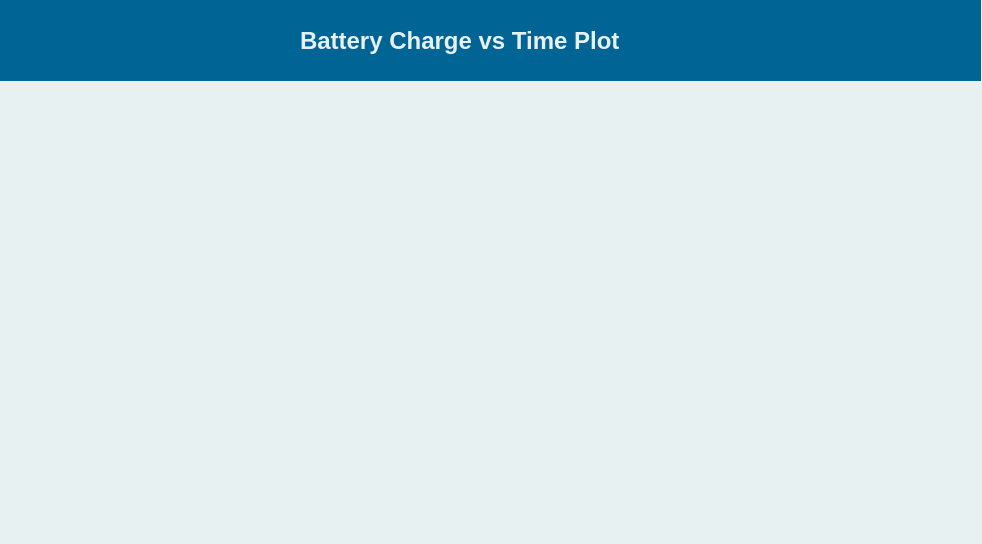
<?xml version="1.0" encoding="UTF-8"?>
<ui version="4.0">
 <class>Form</class>
 <widget class="QWidget" name="Form">
  <property name="geometry">
   <rect>
    <x>0</x>
    <y>0</y>
    <width>982</width>
    <height>544</height>
   </rect>
  </property>
  <property name="windowTitle">
   <string>Form</string>
  </property>
  <widget class="QLabel" name="label_2">
   <property name="geometry">
    <rect>
     <x>-20</x>
     <y>0</y>
     <width>1001</width>
     <height>81</height>
    </rect>
   </property>
   <property name="palette">
    <palette>
     <active>
      <colorrole role="WindowText">
       <brush brushstyle="SolidPattern">
        <color alpha="255">
         <red>0</red>
         <green>0</green>
         <blue>0</blue>
        </color>
       </brush>
      </colorrole>
      <colorrole role="Button">
       <brush brushstyle="SolidPattern">
        <color alpha="255">
         <red>0</red>
         <green>100</green>
         <blue>148</blue>
        </color>
       </brush>
      </colorrole>
      <colorrole role="Light">
       <brush brushstyle="SolidPattern">
        <color alpha="255">
         <red>0</red>
         <green>150</green>
         <blue>222</blue>
        </color>
       </brush>
      </colorrole>
      <colorrole role="Midlight">
       <brush brushstyle="SolidPattern">
        <color alpha="255">
         <red>0</red>
         <green>125</green>
         <blue>185</blue>
        </color>
       </brush>
      </colorrole>
      <colorrole role="Dark">
       <brush brushstyle="SolidPattern">
        <color alpha="255">
         <red>0</red>
         <green>50</green>
         <blue>74</blue>
        </color>
       </brush>
      </colorrole>
      <colorrole role="Mid">
       <brush brushstyle="SolidPattern">
        <color alpha="255">
         <red>0</red>
         <green>66</green>
         <blue>99</blue>
        </color>
       </brush>
      </colorrole>
      <colorrole role="Text">
       <brush brushstyle="SolidPattern">
        <color alpha="255">
         <red>0</red>
         <green>0</green>
         <blue>0</blue>
        </color>
       </brush>
      </colorrole>
      <colorrole role="BrightText">
       <brush brushstyle="SolidPattern">
        <color alpha="255">
         <red>255</red>
         <green>255</green>
         <blue>255</blue>
        </color>
       </brush>
      </colorrole>
      <colorrole role="ButtonText">
       <brush brushstyle="SolidPattern">
        <color alpha="255">
         <red>0</red>
         <green>0</green>
         <blue>0</blue>
        </color>
       </brush>
      </colorrole>
      <colorrole role="Base">
       <brush brushstyle="SolidPattern">
        <color alpha="255">
         <red>255</red>
         <green>255</green>
         <blue>255</blue>
        </color>
       </brush>
      </colorrole>
      <colorrole role="Window">
       <brush brushstyle="SolidPattern">
        <color alpha="255">
         <red>0</red>
         <green>100</green>
         <blue>148</blue>
        </color>
       </brush>
      </colorrole>
      <colorrole role="Shadow">
       <brush brushstyle="SolidPattern">
        <color alpha="255">
         <red>0</red>
         <green>0</green>
         <blue>0</blue>
        </color>
       </brush>
      </colorrole>
      <colorrole role="AlternateBase">
       <brush brushstyle="SolidPattern">
        <color alpha="255">
         <red>127</red>
         <green>177</green>
         <blue>201</blue>
        </color>
       </brush>
      </colorrole>
      <colorrole role="ToolTipBase">
       <brush brushstyle="SolidPattern">
        <color alpha="255">
         <red>255</red>
         <green>255</green>
         <blue>220</blue>
        </color>
       </brush>
      </colorrole>
      <colorrole role="ToolTipText">
       <brush brushstyle="SolidPattern">
        <color alpha="255">
         <red>0</red>
         <green>0</green>
         <blue>0</blue>
        </color>
       </brush>
      </colorrole>
     </active>
     <inactive>
      <colorrole role="WindowText">
       <brush brushstyle="SolidPattern">
        <color alpha="255">
         <red>0</red>
         <green>0</green>
         <blue>0</blue>
        </color>
       </brush>
      </colorrole>
      <colorrole role="Button">
       <brush brushstyle="SolidPattern">
        <color alpha="255">
         <red>0</red>
         <green>100</green>
         <blue>148</blue>
        </color>
       </brush>
      </colorrole>
      <colorrole role="Light">
       <brush brushstyle="SolidPattern">
        <color alpha="255">
         <red>0</red>
         <green>150</green>
         <blue>222</blue>
        </color>
       </brush>
      </colorrole>
      <colorrole role="Midlight">
       <brush brushstyle="SolidPattern">
        <color alpha="255">
         <red>0</red>
         <green>125</green>
         <blue>185</blue>
        </color>
       </brush>
      </colorrole>
      <colorrole role="Dark">
       <brush brushstyle="SolidPattern">
        <color alpha="255">
         <red>0</red>
         <green>50</green>
         <blue>74</blue>
        </color>
       </brush>
      </colorrole>
      <colorrole role="Mid">
       <brush brushstyle="SolidPattern">
        <color alpha="255">
         <red>0</red>
         <green>66</green>
         <blue>99</blue>
        </color>
       </brush>
      </colorrole>
      <colorrole role="Text">
       <brush brushstyle="SolidPattern">
        <color alpha="255">
         <red>0</red>
         <green>0</green>
         <blue>0</blue>
        </color>
       </brush>
      </colorrole>
      <colorrole role="BrightText">
       <brush brushstyle="SolidPattern">
        <color alpha="255">
         <red>255</red>
         <green>255</green>
         <blue>255</blue>
        </color>
       </brush>
      </colorrole>
      <colorrole role="ButtonText">
       <brush brushstyle="SolidPattern">
        <color alpha="255">
         <red>0</red>
         <green>0</green>
         <blue>0</blue>
        </color>
       </brush>
      </colorrole>
      <colorrole role="Base">
       <brush brushstyle="SolidPattern">
        <color alpha="255">
         <red>255</red>
         <green>255</green>
         <blue>255</blue>
        </color>
       </brush>
      </colorrole>
      <colorrole role="Window">
       <brush brushstyle="SolidPattern">
        <color alpha="255">
         <red>0</red>
         <green>100</green>
         <blue>148</blue>
        </color>
       </brush>
      </colorrole>
      <colorrole role="Shadow">
       <brush brushstyle="SolidPattern">
        <color alpha="255">
         <red>0</red>
         <green>0</green>
         <blue>0</blue>
        </color>
       </brush>
      </colorrole>
      <colorrole role="AlternateBase">
       <brush brushstyle="SolidPattern">
        <color alpha="255">
         <red>127</red>
         <green>177</green>
         <blue>201</blue>
        </color>
       </brush>
      </colorrole>
      <colorrole role="ToolTipBase">
       <brush brushstyle="SolidPattern">
        <color alpha="255">
         <red>255</red>
         <green>255</green>
         <blue>220</blue>
        </color>
       </brush>
      </colorrole>
      <colorrole role="ToolTipText">
       <brush brushstyle="SolidPattern">
        <color alpha="255">
         <red>0</red>
         <green>0</green>
         <blue>0</blue>
        </color>
       </brush>
      </colorrole>
     </inactive>
     <disabled>
      <colorrole role="WindowText">
       <brush brushstyle="SolidPattern">
        <color alpha="255">
         <red>0</red>
         <green>50</green>
         <blue>74</blue>
        </color>
       </brush>
      </colorrole>
      <colorrole role="Button">
       <brush brushstyle="SolidPattern">
        <color alpha="255">
         <red>0</red>
         <green>100</green>
         <blue>148</blue>
        </color>
       </brush>
      </colorrole>
      <colorrole role="Light">
       <brush brushstyle="SolidPattern">
        <color alpha="255">
         <red>0</red>
         <green>150</green>
         <blue>222</blue>
        </color>
       </brush>
      </colorrole>
      <colorrole role="Midlight">
       <brush brushstyle="SolidPattern">
        <color alpha="255">
         <red>0</red>
         <green>125</green>
         <blue>185</blue>
        </color>
       </brush>
      </colorrole>
      <colorrole role="Dark">
       <brush brushstyle="SolidPattern">
        <color alpha="255">
         <red>0</red>
         <green>50</green>
         <blue>74</blue>
        </color>
       </brush>
      </colorrole>
      <colorrole role="Mid">
       <brush brushstyle="SolidPattern">
        <color alpha="255">
         <red>0</red>
         <green>66</green>
         <blue>99</blue>
        </color>
       </brush>
      </colorrole>
      <colorrole role="Text">
       <brush brushstyle="SolidPattern">
        <color alpha="255">
         <red>0</red>
         <green>50</green>
         <blue>74</blue>
        </color>
       </brush>
      </colorrole>
      <colorrole role="BrightText">
       <brush brushstyle="SolidPattern">
        <color alpha="255">
         <red>255</red>
         <green>255</green>
         <blue>255</blue>
        </color>
       </brush>
      </colorrole>
      <colorrole role="ButtonText">
       <brush brushstyle="SolidPattern">
        <color alpha="255">
         <red>0</red>
         <green>50</green>
         <blue>74</blue>
        </color>
       </brush>
      </colorrole>
      <colorrole role="Base">
       <brush brushstyle="SolidPattern">
        <color alpha="255">
         <red>0</red>
         <green>100</green>
         <blue>148</blue>
        </color>
       </brush>
      </colorrole>
      <colorrole role="Window">
       <brush brushstyle="SolidPattern">
        <color alpha="255">
         <red>0</red>
         <green>100</green>
         <blue>148</blue>
        </color>
       </brush>
      </colorrole>
      <colorrole role="Shadow">
       <brush brushstyle="SolidPattern">
        <color alpha="255">
         <red>0</red>
         <green>0</green>
         <blue>0</blue>
        </color>
       </brush>
      </colorrole>
      <colorrole role="AlternateBase">
       <brush brushstyle="SolidPattern">
        <color alpha="255">
         <red>0</red>
         <green>100</green>
         <blue>148</blue>
        </color>
       </brush>
      </colorrole>
      <colorrole role="ToolTipBase">
       <brush brushstyle="SolidPattern">
        <color alpha="255">
         <red>255</red>
         <green>255</green>
         <blue>220</blue>
        </color>
       </brush>
      </colorrole>
      <colorrole role="ToolTipText">
       <brush brushstyle="SolidPattern">
        <color alpha="255">
         <red>0</red>
         <green>0</green>
         <blue>0</blue>
        </color>
       </brush>
      </colorrole>
     </disabled>
    </palette>
   </property>
   <property name="autoFillBackground">
    <bool>true</bool>
   </property>
   <property name="text">
    <string/>
   </property>
  </widget>
  <widget class="QLabel" name="label_4">
   <property name="geometry">
    <rect>
     <x>300</x>
     <y>20</y>
     <width>401</width>
     <height>41</height>
    </rect>
   </property>
   <property name="palette">
    <palette>
     <active>
      <colorrole role="WindowText">
       <brush brushstyle="SolidPattern">
        <color alpha="255">
         <red>232</red>
         <green>241</green>
         <blue>242</blue>
        </color>
       </brush>
      </colorrole>
      <colorrole role="Button">
       <brush brushstyle="SolidPattern">
        <color alpha="255">
         <red>232</red>
         <green>241</green>
         <blue>242</blue>
        </color>
       </brush>
      </colorrole>
      <colorrole role="Light">
       <brush brushstyle="SolidPattern">
        <color alpha="255">
         <red>255</red>
         <green>255</green>
         <blue>255</blue>
        </color>
       </brush>
      </colorrole>
      <colorrole role="Midlight">
       <brush brushstyle="SolidPattern">
        <color alpha="255">
         <red>243</red>
         <green>248</green>
         <blue>248</blue>
        </color>
       </brush>
      </colorrole>
      <colorrole role="Dark">
       <brush brushstyle="SolidPattern">
        <color alpha="255">
         <red>116</red>
         <green>120</green>
         <blue>121</blue>
        </color>
       </brush>
      </colorrole>
      <colorrole role="Mid">
       <brush brushstyle="SolidPattern">
        <color alpha="255">
         <red>155</red>
         <green>161</green>
         <blue>161</blue>
        </color>
       </brush>
      </colorrole>
      <colorrole role="Text">
       <brush brushstyle="SolidPattern">
        <color alpha="255">
         <red>0</red>
         <green>0</green>
         <blue>0</blue>
        </color>
       </brush>
      </colorrole>
      <colorrole role="BrightText">
       <brush brushstyle="SolidPattern">
        <color alpha="255">
         <red>255</red>
         <green>255</green>
         <blue>255</blue>
        </color>
       </brush>
      </colorrole>
      <colorrole role="ButtonText">
       <brush brushstyle="SolidPattern">
        <color alpha="255">
         <red>0</red>
         <green>0</green>
         <blue>0</blue>
        </color>
       </brush>
      </colorrole>
      <colorrole role="Base">
       <brush brushstyle="SolidPattern">
        <color alpha="255">
         <red>255</red>
         <green>255</green>
         <blue>255</blue>
        </color>
       </brush>
      </colorrole>
      <colorrole role="Window">
       <brush brushstyle="SolidPattern">
        <color alpha="255">
         <red>232</red>
         <green>241</green>
         <blue>242</blue>
        </color>
       </brush>
      </colorrole>
      <colorrole role="Shadow">
       <brush brushstyle="SolidPattern">
        <color alpha="255">
         <red>0</red>
         <green>0</green>
         <blue>0</blue>
        </color>
       </brush>
      </colorrole>
      <colorrole role="AlternateBase">
       <brush brushstyle="SolidPattern">
        <color alpha="255">
         <red>243</red>
         <green>248</green>
         <blue>248</blue>
        </color>
       </brush>
      </colorrole>
      <colorrole role="ToolTipBase">
       <brush brushstyle="SolidPattern">
        <color alpha="255">
         <red>255</red>
         <green>255</green>
         <blue>220</blue>
        </color>
       </brush>
      </colorrole>
      <colorrole role="ToolTipText">
       <brush brushstyle="SolidPattern">
        <color alpha="255">
         <red>0</red>
         <green>0</green>
         <blue>0</blue>
        </color>
       </brush>
      </colorrole>
     </active>
     <inactive>
      <colorrole role="WindowText">
       <brush brushstyle="SolidPattern">
        <color alpha="255">
         <red>232</red>
         <green>241</green>
         <blue>242</blue>
        </color>
       </brush>
      </colorrole>
      <colorrole role="Button">
       <brush brushstyle="SolidPattern">
        <color alpha="255">
         <red>232</red>
         <green>241</green>
         <blue>242</blue>
        </color>
       </brush>
      </colorrole>
      <colorrole role="Light">
       <brush brushstyle="SolidPattern">
        <color alpha="255">
         <red>255</red>
         <green>255</green>
         <blue>255</blue>
        </color>
       </brush>
      </colorrole>
      <colorrole role="Midlight">
       <brush brushstyle="SolidPattern">
        <color alpha="255">
         <red>243</red>
         <green>248</green>
         <blue>248</blue>
        </color>
       </brush>
      </colorrole>
      <colorrole role="Dark">
       <brush brushstyle="SolidPattern">
        <color alpha="255">
         <red>116</red>
         <green>120</green>
         <blue>121</blue>
        </color>
       </brush>
      </colorrole>
      <colorrole role="Mid">
       <brush brushstyle="SolidPattern">
        <color alpha="255">
         <red>155</red>
         <green>161</green>
         <blue>161</blue>
        </color>
       </brush>
      </colorrole>
      <colorrole role="Text">
       <brush brushstyle="SolidPattern">
        <color alpha="255">
         <red>0</red>
         <green>0</green>
         <blue>0</blue>
        </color>
       </brush>
      </colorrole>
      <colorrole role="BrightText">
       <brush brushstyle="SolidPattern">
        <color alpha="255">
         <red>255</red>
         <green>255</green>
         <blue>255</blue>
        </color>
       </brush>
      </colorrole>
      <colorrole role="ButtonText">
       <brush brushstyle="SolidPattern">
        <color alpha="255">
         <red>0</red>
         <green>0</green>
         <blue>0</blue>
        </color>
       </brush>
      </colorrole>
      <colorrole role="Base">
       <brush brushstyle="SolidPattern">
        <color alpha="255">
         <red>255</red>
         <green>255</green>
         <blue>255</blue>
        </color>
       </brush>
      </colorrole>
      <colorrole role="Window">
       <brush brushstyle="SolidPattern">
        <color alpha="255">
         <red>232</red>
         <green>241</green>
         <blue>242</blue>
        </color>
       </brush>
      </colorrole>
      <colorrole role="Shadow">
       <brush brushstyle="SolidPattern">
        <color alpha="255">
         <red>0</red>
         <green>0</green>
         <blue>0</blue>
        </color>
       </brush>
      </colorrole>
      <colorrole role="AlternateBase">
       <brush brushstyle="SolidPattern">
        <color alpha="255">
         <red>243</red>
         <green>248</green>
         <blue>248</blue>
        </color>
       </brush>
      </colorrole>
      <colorrole role="ToolTipBase">
       <brush brushstyle="SolidPattern">
        <color alpha="255">
         <red>255</red>
         <green>255</green>
         <blue>220</blue>
        </color>
       </brush>
      </colorrole>
      <colorrole role="ToolTipText">
       <brush brushstyle="SolidPattern">
        <color alpha="255">
         <red>0</red>
         <green>0</green>
         <blue>0</blue>
        </color>
       </brush>
      </colorrole>
     </inactive>
     <disabled>
      <colorrole role="WindowText">
       <brush brushstyle="SolidPattern">
        <color alpha="255">
         <red>116</red>
         <green>120</green>
         <blue>121</blue>
        </color>
       </brush>
      </colorrole>
      <colorrole role="Button">
       <brush brushstyle="SolidPattern">
        <color alpha="255">
         <red>232</red>
         <green>241</green>
         <blue>242</blue>
        </color>
       </brush>
      </colorrole>
      <colorrole role="Light">
       <brush brushstyle="SolidPattern">
        <color alpha="255">
         <red>255</red>
         <green>255</green>
         <blue>255</blue>
        </color>
       </brush>
      </colorrole>
      <colorrole role="Midlight">
       <brush brushstyle="SolidPattern">
        <color alpha="255">
         <red>243</red>
         <green>248</green>
         <blue>248</blue>
        </color>
       </brush>
      </colorrole>
      <colorrole role="Dark">
       <brush brushstyle="SolidPattern">
        <color alpha="255">
         <red>116</red>
         <green>120</green>
         <blue>121</blue>
        </color>
       </brush>
      </colorrole>
      <colorrole role="Mid">
       <brush brushstyle="SolidPattern">
        <color alpha="255">
         <red>155</red>
         <green>161</green>
         <blue>161</blue>
        </color>
       </brush>
      </colorrole>
      <colorrole role="Text">
       <brush brushstyle="SolidPattern">
        <color alpha="255">
         <red>116</red>
         <green>120</green>
         <blue>121</blue>
        </color>
       </brush>
      </colorrole>
      <colorrole role="BrightText">
       <brush brushstyle="SolidPattern">
        <color alpha="255">
         <red>255</red>
         <green>255</green>
         <blue>255</blue>
        </color>
       </brush>
      </colorrole>
      <colorrole role="ButtonText">
       <brush brushstyle="SolidPattern">
        <color alpha="255">
         <red>116</red>
         <green>120</green>
         <blue>121</blue>
        </color>
       </brush>
      </colorrole>
      <colorrole role="Base">
       <brush brushstyle="SolidPattern">
        <color alpha="255">
         <red>232</red>
         <green>241</green>
         <blue>242</blue>
        </color>
       </brush>
      </colorrole>
      <colorrole role="Window">
       <brush brushstyle="SolidPattern">
        <color alpha="255">
         <red>232</red>
         <green>241</green>
         <blue>242</blue>
        </color>
       </brush>
      </colorrole>
      <colorrole role="Shadow">
       <brush brushstyle="SolidPattern">
        <color alpha="255">
         <red>0</red>
         <green>0</green>
         <blue>0</blue>
        </color>
       </brush>
      </colorrole>
      <colorrole role="AlternateBase">
       <brush brushstyle="SolidPattern">
        <color alpha="255">
         <red>232</red>
         <green>241</green>
         <blue>242</blue>
        </color>
       </brush>
      </colorrole>
      <colorrole role="ToolTipBase">
       <brush brushstyle="SolidPattern">
        <color alpha="255">
         <red>255</red>
         <green>255</green>
         <blue>220</blue>
        </color>
       </brush>
      </colorrole>
      <colorrole role="ToolTipText">
       <brush brushstyle="SolidPattern">
        <color alpha="255">
         <red>0</red>
         <green>0</green>
         <blue>0</blue>
        </color>
       </brush>
      </colorrole>
     </disabled>
    </palette>
   </property>
   <property name="font">
    <font>
     <family>Segoe UI</family>
     <pointsize>18</pointsize>
     <weight>75</weight>
     <bold>true</bold>
    </font>
   </property>
   <property name="text">
    <string>Battery Charge vs Time Plot</string>
   </property>
  </widget>
  <widget class="QLabel" name="label">
   <property name="geometry">
    <rect>
     <x>0</x>
     <y>0</y>
     <width>1061</width>
     <height>591</height>
    </rect>
   </property>
   <property name="palette">
    <palette>
     <active>
      <colorrole role="WindowText">
       <brush brushstyle="SolidPattern">
        <color alpha="255">
         <red>0</red>
         <green>0</green>
         <blue>0</blue>
        </color>
       </brush>
      </colorrole>
      <colorrole role="Button">
       <brush brushstyle="SolidPattern">
        <color alpha="255">
         <red>232</red>
         <green>241</green>
         <blue>242</blue>
        </color>
       </brush>
      </colorrole>
      <colorrole role="Light">
       <brush brushstyle="SolidPattern">
        <color alpha="255">
         <red>255</red>
         <green>255</green>
         <blue>255</blue>
        </color>
       </brush>
      </colorrole>
      <colorrole role="Midlight">
       <brush brushstyle="SolidPattern">
        <color alpha="255">
         <red>243</red>
         <green>248</green>
         <blue>248</blue>
        </color>
       </brush>
      </colorrole>
      <colorrole role="Dark">
       <brush brushstyle="SolidPattern">
        <color alpha="255">
         <red>116</red>
         <green>120</green>
         <blue>121</blue>
        </color>
       </brush>
      </colorrole>
      <colorrole role="Mid">
       <brush brushstyle="SolidPattern">
        <color alpha="255">
         <red>155</red>
         <green>161</green>
         <blue>161</blue>
        </color>
       </brush>
      </colorrole>
      <colorrole role="Text">
       <brush brushstyle="SolidPattern">
        <color alpha="255">
         <red>0</red>
         <green>0</green>
         <blue>0</blue>
        </color>
       </brush>
      </colorrole>
      <colorrole role="BrightText">
       <brush brushstyle="SolidPattern">
        <color alpha="255">
         <red>255</red>
         <green>255</green>
         <blue>255</blue>
        </color>
       </brush>
      </colorrole>
      <colorrole role="ButtonText">
       <brush brushstyle="SolidPattern">
        <color alpha="255">
         <red>0</red>
         <green>0</green>
         <blue>0</blue>
        </color>
       </brush>
      </colorrole>
      <colorrole role="Base">
       <brush brushstyle="SolidPattern">
        <color alpha="255">
         <red>255</red>
         <green>255</green>
         <blue>255</blue>
        </color>
       </brush>
      </colorrole>
      <colorrole role="Window">
       <brush brushstyle="SolidPattern">
        <color alpha="255">
         <red>232</red>
         <green>241</green>
         <blue>242</blue>
        </color>
       </brush>
      </colorrole>
      <colorrole role="Shadow">
       <brush brushstyle="SolidPattern">
        <color alpha="255">
         <red>0</red>
         <green>0</green>
         <blue>0</blue>
        </color>
       </brush>
      </colorrole>
      <colorrole role="AlternateBase">
       <brush brushstyle="SolidPattern">
        <color alpha="255">
         <red>243</red>
         <green>248</green>
         <blue>248</blue>
        </color>
       </brush>
      </colorrole>
      <colorrole role="ToolTipBase">
       <brush brushstyle="SolidPattern">
        <color alpha="255">
         <red>255</red>
         <green>255</green>
         <blue>220</blue>
        </color>
       </brush>
      </colorrole>
      <colorrole role="ToolTipText">
       <brush brushstyle="SolidPattern">
        <color alpha="255">
         <red>0</red>
         <green>0</green>
         <blue>0</blue>
        </color>
       </brush>
      </colorrole>
     </active>
     <inactive>
      <colorrole role="WindowText">
       <brush brushstyle="SolidPattern">
        <color alpha="255">
         <red>0</red>
         <green>0</green>
         <blue>0</blue>
        </color>
       </brush>
      </colorrole>
      <colorrole role="Button">
       <brush brushstyle="SolidPattern">
        <color alpha="255">
         <red>232</red>
         <green>241</green>
         <blue>242</blue>
        </color>
       </brush>
      </colorrole>
      <colorrole role="Light">
       <brush brushstyle="SolidPattern">
        <color alpha="255">
         <red>255</red>
         <green>255</green>
         <blue>255</blue>
        </color>
       </brush>
      </colorrole>
      <colorrole role="Midlight">
       <brush brushstyle="SolidPattern">
        <color alpha="255">
         <red>243</red>
         <green>248</green>
         <blue>248</blue>
        </color>
       </brush>
      </colorrole>
      <colorrole role="Dark">
       <brush brushstyle="SolidPattern">
        <color alpha="255">
         <red>116</red>
         <green>120</green>
         <blue>121</blue>
        </color>
       </brush>
      </colorrole>
      <colorrole role="Mid">
       <brush brushstyle="SolidPattern">
        <color alpha="255">
         <red>155</red>
         <green>161</green>
         <blue>161</blue>
        </color>
       </brush>
      </colorrole>
      <colorrole role="Text">
       <brush brushstyle="SolidPattern">
        <color alpha="255">
         <red>0</red>
         <green>0</green>
         <blue>0</blue>
        </color>
       </brush>
      </colorrole>
      <colorrole role="BrightText">
       <brush brushstyle="SolidPattern">
        <color alpha="255">
         <red>255</red>
         <green>255</green>
         <blue>255</blue>
        </color>
       </brush>
      </colorrole>
      <colorrole role="ButtonText">
       <brush brushstyle="SolidPattern">
        <color alpha="255">
         <red>0</red>
         <green>0</green>
         <blue>0</blue>
        </color>
       </brush>
      </colorrole>
      <colorrole role="Base">
       <brush brushstyle="SolidPattern">
        <color alpha="255">
         <red>255</red>
         <green>255</green>
         <blue>255</blue>
        </color>
       </brush>
      </colorrole>
      <colorrole role="Window">
       <brush brushstyle="SolidPattern">
        <color alpha="255">
         <red>232</red>
         <green>241</green>
         <blue>242</blue>
        </color>
       </brush>
      </colorrole>
      <colorrole role="Shadow">
       <brush brushstyle="SolidPattern">
        <color alpha="255">
         <red>0</red>
         <green>0</green>
         <blue>0</blue>
        </color>
       </brush>
      </colorrole>
      <colorrole role="AlternateBase">
       <brush brushstyle="SolidPattern">
        <color alpha="255">
         <red>243</red>
         <green>248</green>
         <blue>248</blue>
        </color>
       </brush>
      </colorrole>
      <colorrole role="ToolTipBase">
       <brush brushstyle="SolidPattern">
        <color alpha="255">
         <red>255</red>
         <green>255</green>
         <blue>220</blue>
        </color>
       </brush>
      </colorrole>
      <colorrole role="ToolTipText">
       <brush brushstyle="SolidPattern">
        <color alpha="255">
         <red>0</red>
         <green>0</green>
         <blue>0</blue>
        </color>
       </brush>
      </colorrole>
     </inactive>
     <disabled>
      <colorrole role="WindowText">
       <brush brushstyle="SolidPattern">
        <color alpha="255">
         <red>116</red>
         <green>120</green>
         <blue>121</blue>
        </color>
       </brush>
      </colorrole>
      <colorrole role="Button">
       <brush brushstyle="SolidPattern">
        <color alpha="255">
         <red>232</red>
         <green>241</green>
         <blue>242</blue>
        </color>
       </brush>
      </colorrole>
      <colorrole role="Light">
       <brush brushstyle="SolidPattern">
        <color alpha="255">
         <red>255</red>
         <green>255</green>
         <blue>255</blue>
        </color>
       </brush>
      </colorrole>
      <colorrole role="Midlight">
       <brush brushstyle="SolidPattern">
        <color alpha="255">
         <red>243</red>
         <green>248</green>
         <blue>248</blue>
        </color>
       </brush>
      </colorrole>
      <colorrole role="Dark">
       <brush brushstyle="SolidPattern">
        <color alpha="255">
         <red>116</red>
         <green>120</green>
         <blue>121</blue>
        </color>
       </brush>
      </colorrole>
      <colorrole role="Mid">
       <brush brushstyle="SolidPattern">
        <color alpha="255">
         <red>155</red>
         <green>161</green>
         <blue>161</blue>
        </color>
       </brush>
      </colorrole>
      <colorrole role="Text">
       <brush brushstyle="SolidPattern">
        <color alpha="255">
         <red>116</red>
         <green>120</green>
         <blue>121</blue>
        </color>
       </brush>
      </colorrole>
      <colorrole role="BrightText">
       <brush brushstyle="SolidPattern">
        <color alpha="255">
         <red>255</red>
         <green>255</green>
         <blue>255</blue>
        </color>
       </brush>
      </colorrole>
      <colorrole role="ButtonText">
       <brush brushstyle="SolidPattern">
        <color alpha="255">
         <red>116</red>
         <green>120</green>
         <blue>121</blue>
        </color>
       </brush>
      </colorrole>
      <colorrole role="Base">
       <brush brushstyle="SolidPattern">
        <color alpha="255">
         <red>232</red>
         <green>241</green>
         <blue>242</blue>
        </color>
       </brush>
      </colorrole>
      <colorrole role="Window">
       <brush brushstyle="SolidPattern">
        <color alpha="255">
         <red>232</red>
         <green>241</green>
         <blue>242</blue>
        </color>
       </brush>
      </colorrole>
      <colorrole role="Shadow">
       <brush brushstyle="SolidPattern">
        <color alpha="255">
         <red>0</red>
         <green>0</green>
         <blue>0</blue>
        </color>
       </brush>
      </colorrole>
      <colorrole role="AlternateBase">
       <brush brushstyle="SolidPattern">
        <color alpha="255">
         <red>232</red>
         <green>241</green>
         <blue>242</blue>
        </color>
       </brush>
      </colorrole>
      <colorrole role="ToolTipBase">
       <brush brushstyle="SolidPattern">
        <color alpha="255">
         <red>255</red>
         <green>255</green>
         <blue>220</blue>
        </color>
       </brush>
      </colorrole>
      <colorrole role="ToolTipText">
       <brush brushstyle="SolidPattern">
        <color alpha="255">
         <red>0</red>
         <green>0</green>
         <blue>0</blue>
        </color>
       </brush>
      </colorrole>
     </disabled>
    </palette>
   </property>
   <property name="autoFillBackground">
    <bool>true</bool>
   </property>
   <property name="text">
    <string/>
   </property>
  </widget>
  <widget class="QWidget" name="widget" native="true">
   <property name="geometry">
    <rect>
     <x>100</x>
     <y>100</y>
     <width>171</width>
     <height>111</height>
    </rect>
   </property>
  </widget>
  <zorder>label</zorder>
  <zorder>label_2</zorder>
  <zorder>label_4</zorder>
  <zorder>widget</zorder>
 </widget>
 <resources/>
 <connections/>
</ui>
